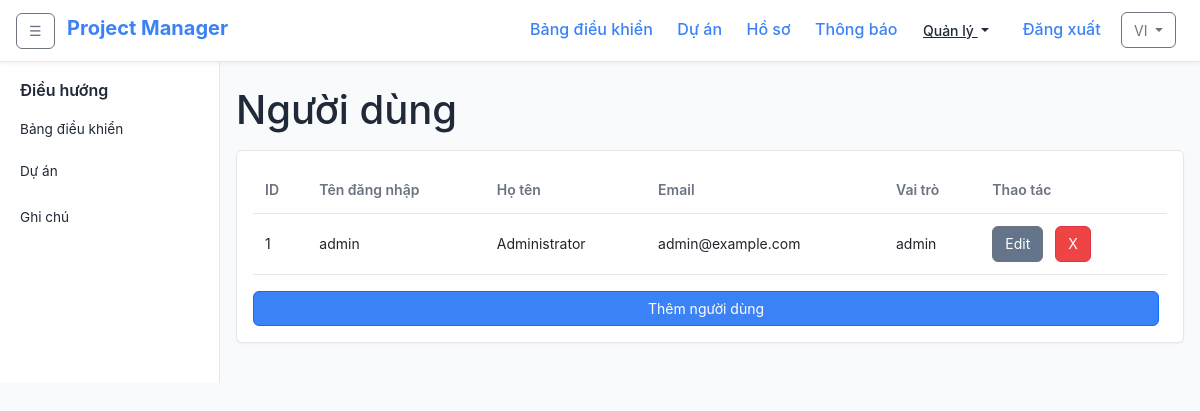
/index.php?controller=user (signed in), run on the app's committed database.
### tables this page shows
CREATE TABLE `users` (
  `id` INT UNSIGNED AUTO_INCREMENT PRIMARY KEY,
  `username` VARCHAR(50) NOT NULL UNIQUE,
  `password` VARCHAR(255) NOT NULL,
  `full_name` VARCHAR(100) DEFAULT NULL,
  `email` VARCHAR(100) DEFAULT NULL,
  `role_id` INT UNSIGNED NOT NULL,
  `created_at` DATETIME NOT NULL,
  CONSTRAINT `fk_users_role` FOREIGN KEY (`role_id`) REFERENCES `roles` (`id`) ON DELETE RESTRICT ON UPDATE CASCADE
);

CREATE TABLE `roles` (
  `id` INT UNSIGNED AUTO_INCREMENT PRIMARY KEY,
  `name` VARCHAR(50) NOT NULL
);

### app/Controller/UserController.php (called while the page is built, shortened)
<?php
require_once __DIR__ . '/../helpers.php';
class UserController extends Controller
{
    public function index(): void
    {
        $this->requireAdmin();
        $userModel = $this->loadModel('User');
        $users = $userModel->all();
        $this->render('users/index', ['users' => $users]);
    }
}

### app/Core/App.php (called while the page is built, shortened)
<?php
class App
{
    public function run(): void
    {
        $actionName = $_GET['action'] ?? 'index';
        $actionMethod = $actionName;
        $controller = new $controllerClass();
        call_user_func([$controller, $actionMethod]);
    }
}

### public/index.php (called while the page is built, shortened)
<?php
require_once __DIR__ . '/../app/helpers.php';
$app = new \app\Core\App();
$app->run();

### app/helpers.php (called while the page is built, shortened)
<?php
if (!function_exists('__')) {
    function __(string $key, array $replace = []): string
    {
        static $translations;
        if (!$translations) {
            $lang = require_once __DIR__ . '/../config/localization.php';
            $config = require_once __DIR__ . '/../config/config.php';
            $locale = $_SESSION['locale'] ?? ($config['locale'] ?? 'vi');
            $translations = $lang[$locale] ?? [];
        }
        $text = $translations[$key] ?? $key;
        return $text;
    }
}
if (!function_exists('e')) {
    function e(?string $string): string
    {
        return htmlspecialchars($string ?? '', ENT_QUOTES, 'UTF-8');
    }
}

### app/Core/Model.php (called while the page is built, shortened)
<?php
abstract class Model
{
    protected static ?PDO $pdo = null;
    protected function getConnection(): PDO
    {
        if (static::$pdo === null) {
            $config = require __DIR__ . '/../../config/config.php';
            $db = $config['db'];
            $dsn = sprintf('mysql:host=%s;dbname=%s;charset=%s', $db['host'], $db['name'], $db['charset']);
            try {
                static::$pdo = new PDO($dsn, $db['user'], $db['pass']);
                static::$pdo->setAttribute(PDO::ATTR_ERRMODE, PDO::ERRMODE_EXCEPTION);
                static::$pdo->setAttribute(PDO::ATTR_DEFAULT_FETCH_MODE, PDO::FETCH_ASSOC);
            } catch (PDOException $e) {
                die('Database connection failed: ' . $e->getMessage());
            }
        }
        return static::$pdo;
    }
    protected function query(string $sql, array $params = []): \PDOStatement
    {
        $stmt = $this->getConnection()->prepare($sql);
        $stmt->execute($params);
        return $stmt;
    }
}

### app/Model/User.php (called while the page is built, shortened)
<?php
class User extends Model
{
    public function findById(int $id): ?array
    {
        $stmt = $this->query("SELECT u.*, r.name AS role_name FROM users u LEFT JOIN roles r ON u.role_id = r.id WHERE u.id = :id", ['id' => $id]);
        $user = $stmt->fetch();
        return $user ?: null;
    }
    public function all(): array
    {
        $stmt = $this->query("SELECT u.*, r.name AS role_name FROM users u LEFT JOIN roles r ON u.role_id = r.id ORDER BY u.username ASC");
        return $stmt->fetchAll();
    }
}

### config/config.php (called while the page is built)
<?php
if (!function_exists('env')) {
    function env(string $key, $default = null) {
        return $_ENV[$key] ?? getenv($key) ?: $default;
    }
}
return [
    'base_url' => env('APP_URL', 'http://localhost'),
    'db' => [
        'host' => env('DB_HOST', '127.0.0.1'),
        'name' => env('DB_NAME', 'project_manager'),
        'user' => env('DB_USER', 'root'),
        'pass' => env('DB_PASS', ''),
        'charset' => env('DB_CHARSET', 'utf8mb4'),
    ],
    'locale' => env('APP_LOCALE', 'vi'),
    'debug' => env('APP_DEBUG', true),
];

### app/View/users/index.php (the view)
<h1 style="margin-bottom:1rem;"><?php echo e(__('users')); ?></h1>
<div class="card">
    <table>
        <thead>
            <tr>
                <th>ID</th>
                <th><?php echo e(__('username')); ?></th>
                <th>Họ tên</th>
                <th>Email</th>
                <th><?php echo e(__('roles')); ?></th>
                <th><?php echo e(__('actions')); ?></th>
            </tr>
        </thead>
        <tbody>
        <?php foreach ($users as $user): ?>
            <tr>
                <td><?php echo e($user['id']); ?></td>
                <td><?php echo e($user['username']); ?></td>
                <td><?php echo e($user['full_name']); ?></td>
                <td><?php echo e($user['email']); ?></td>
                <td><?php echo e($user['role_name']); ?></td>
                <td>
                    <a href="index.php?controller=user&action=edit&id=<?php echo e($user['id']); ?>" class="btn btn-secondary">Edit</a>
                    <a href="index.php?controller=user&action=delete&id=<?php echo e($user['id']); ?>" class="btn btn-danger" onclick="return confirm('Xóa người dùng này?');">X</a>
                </td>
            </tr>
        <?php endforeach; ?>
        </tbody>
    </table>
    <a href="index.php?controller=user&action=create" class="btn btn-primary">Thêm người dùng</a>
</div>

### app/Core/Controller.php (shortened to what this page needs)
<?php
abstract class Controller
{
    protected function loadModel(string $model): object
    {
        return new $class();
    }
    protected function render(string $view, array $data = []): void
    {
        extract($data);
        $config = require __DIR__ . '/../../config/config.php';
        require_once __DIR__ . '/../helpers.php';
        $header = __DIR__ . '/../View/layouts/header.php';
        if (file_exists($header)) {
            include $header;
        }
        $file = __DIR__ . '/../View/' . $view . '.php';
        include $file;
        $footer = __DIR__ . '/../View/layouts/footer.php';
        if (file_exists($footer)) {
            include $footer;
        }
    }
    protected function requireAdmin(): void
    {
        $userModel = $this->loadModel('User');
        $user = $userModel->findById($_SESSION['user_id']);
    }
}

### app/View/layouts/header.php (shortened to what this page needs)
<!DOCTYPE html>
<html lang="vi">
<head>
    <link rel="stylesheet" href="https://cdn.jsdelivr.net/npm/bootstrap@5.3.1/dist/css/bootstrap.min.css">
    <link rel="stylesheet" href="https://cdnjs.cloudflare.com/ajax/libs/font-awesome/6.4.0/css/all.min.css">
    <link rel="stylesheet" href="assets/css/style.css">
</head>
<body>
    <header class="navbar">
        <div class="container nav-container">
            <div class="nav-left">
                <button id="sidebarToggle" class="btn btn-outline-secondary btn-sm" type="button" style="margin-right:0.5rem;">☰</button>
                <a href="index.php" class="brand">Project Manager</a>
            </div>
            <?php if (!empty($_SESSION['user_id'])): ?>
            <nav class="nav-right">
                <a href="index.php"><?php echo e(__('dashboard')); ?></a>
                <a href="index.php?controller=project"><?php echo e(__('projects')); ?></a>
                <a href="index.php?controller=profile"><?php echo e(__('profile')); ?></a>
                <a href="index.php?controller=profile&action=notifications"><?php echo e(__('notifications')); ?></a>
                <?php
                $userModel = new \app\Model\User();
                $currentUser = $userModel->findById($_SESSION['user_id']);
                $isAdmin = $currentUser && $currentUser['role_name'] === 'admin';
                ?>
                <?php if ($isAdmin): ?>
                    <div class="dropdown d-inline-block">
                        <a class="btn btn-link dropdown-toggle p-0" href="#" role="button" id="adminTools" data-bs-toggle="dropdown" aria-expanded="false" style="color:var(--link-color);">
                            <?php echo e(__('admin_tools') ?? 'Admin'); ?>
                        </a>
                    </div>
                <?php else: ?>
                    <a href="index.php?controller=tag"><?php echo e(__('tags')); ?></a>
                    <a href="index.php?controller=report&action=workload"><?php echo e(__('reports')); ?></a>
                <?php endif; ?>
                <a href="index.php?controller=auth&action=logout"><?php echo e(__('logout')); ?></a>
                <div class="dropdown d-inline-block" style="margin-left:1rem;">
                    <?php $currentLocale = $_SESSION['locale'] ?? 'vi'; ?>
                    <button class="btn btn-outline-secondary btn-sm dropdown-toggle" type="button" id="langDropdown" data-bs-toggle="dropdown" aria-expanded="false">
                        <?php echo strtoupper($currentLocale); ?>
                    </button>
                </div>
            </nav>
            <?php endif; ?>
        </div>
    </header>
    <div class="app-container" style="display:flex;">
        <?php if (!empty($_SESSION['user_id'])): ?>
        <aside class="sidebar<?php echo (!empty($_SESSION['sidebar_collapsed']) ? ' collapsed' : ''); ?>" style="width:220px; min-width:180px; background-color: var(--surface); border-right:1px solid var(--border); padding:1rem 0.5rem;">
            <div class="sidebar-heading" style="font-weight:600; margin-bottom:0.5rem; padding-left:0.75rem;">
                <?php echo __('navigation') ?? 'Navigation'; ?>
            </div>
            <nav>
                <a href="index.php" class="sidebar-link" style="display:block; padding:0.5rem 0.75rem; border-radius:0.375rem; margin-bottom:0.25rem; color:var(--text);">
                    <?php echo __('dashboard'); ?>
                </a>
                <a href="index.php?controller=project" class="sidebar-link" style="display:block; padding:0.5rem 0.75rem; border-radius:0.375rem; margin-bottom:0.5rem; color:var(--text);">
                    <?php echo __('projects'); ?>
                </a>
                <a href="index.php?controller=note" class="sidebar-link" style="display:block; padding:0.5rem 0.75rem; border-radius:0.375rem; margin-bottom:0.5rem; color:var(--text);">
                    <?php echo __('notes') ?? 'Notes'; ?>
                </a>
            </nav>
        </aside>
        <main class="main-container" style="flex:1; padding-left:1rem;">
        <?php else: ?>
        <main class="main-container">
        <?php endif; ?>

### app/View/layouts/footer.php (shortened to what this page needs)
        <?php if (!empty($_SESSION['user_id'])): ?>
        </main>
        </div>
        <?php else: ?>
        </main>
        <?php endif; ?>
</body>
</html>

### public/assets/css/style.css (style rules this page uses)
:root { --primary: #4f46e5; --primary-hover: #4338ca; --secondary: #10b981; --secondary-hover: #059669; --background: #f9fafb; --surface: #ffffff; --border: #e5e7eb; --text: #1f2937; --muted: #6b7280; --danger: #ef4444; --status-todo: #f3f4f6; --status-in-progress: #dbeafe; --status-bug-review: #fdf2f8; --status-done: #ecfdf5; --status-overdue: #fee2e2; --status-due-soon: #fef9c3; }
* { box-sizing: border-box; margin: 0; padding: 0; }
body { font-family: -apple-system, BlinkMacSystemFont, 'Segoe UI', Roboto, 'Helvetica Neue', Arial, sans-serif; background-color: var(--background); color: var(--text); line-height: 1.6; }
a { color: var(--primary); text-decoration: none; }
.navbar { background-color: var(--surface); border-bottom: 1px solid var(--border); padding: 0.75rem 0; box-shadow: 0 2px 4px rgba(0,0,0,0.05); }
.nav-container { max-width: 1200px; margin: 0 auto; display: flex; justify-content: space-between; align-items: center; padding: 0 1rem; }
.brand { font-size: 1.25rem; font-weight: bold; color: var(--primary); }
.nav-right a { margin-left: 1.25rem; font-weight: 500; position: relative; padding-bottom: 0.25rem; transition: color 0.2s; }
.main-container { max-width: 1200px; margin: 1.5rem auto; padding: 0 1rem; }
.card { background-color: var(--surface); border: 1px solid var(--border); border-radius: 0.375rem; padding: 1rem; margin-bottom: 1rem; box-shadow: 0 1px 2px rgba(0,0,0,0.05); }
table { width: 100%; border-collapse: collapse; margin-bottom: 1rem; }
table thead { background-color: var(--surface); }
table th, table td { padding: 0.75rem; text-align: left; border-bottom: 1px solid var(--border); font-size: 0.875rem; }
table th { color: var(--muted); font-weight: 600; }
.sidebar a { color: var(--text); text-decoration: none; display:block; padding: 0.4rem 0.75rem; border-radius: 0.375rem; font-size: 0.85rem; }
.btn { display: inline-block; padding: 0.4rem 0.75rem; border-radius: 0.375rem; font-size: 0.875rem; cursor: pointer; margin-right: 0.5rem; }
.btn-primary { background-color: var(--primary); color: #fff; }
.btn-danger { background-color: var(--danger); color: #fff; }
.btn-secondary { background-color: var(--secondary); color: #fff; }

### data on the page
users: id "1", username "admin", full_name "Administrator", email "admin@example.com", role.name "admin"

### other printed values
__('dashboard') "Bảng điều khiển"
__('projects') "Dự án"
__('profile') "Hồ sơ"
__('notifications') "Thông báo"
__('admin_tools') "Quản lý"
__('logout') "Đăng xuất"
$currentLocale "VI"
__('navigation') "Điều hướng"
__('notes') "Ghi chú"
__('users') "Người dùng"
__('username') "Tên đăng nhập"
__('roles') "Vai trò"
__('actions') "Thao tác"
